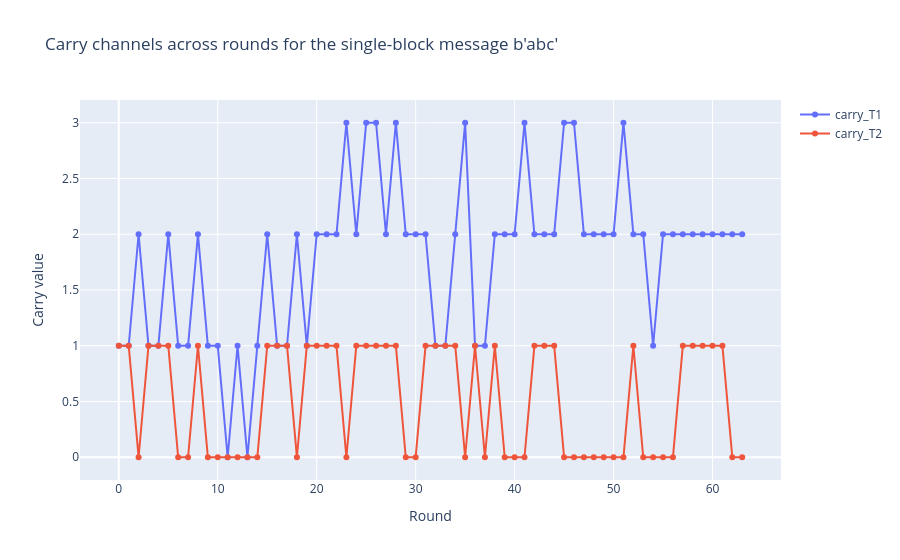

Notebook cell for this chart:
### Code cell
fig_round_channels = go.Figure()
fig_round_channels.add_trace(go.Scatter(
    x=trace_abc["round"], y=trace_abc["carry_T1"], mode="lines+markers", name="carry_T1"
))
fig_round_channels.add_trace(go.Scatter(
    x=trace_abc["round"], y=trace_abc["carry_T2"], mode="lines+markers", name="carry_T2"
))
fig_round_channels.update_layout(
    title="Carry channels across rounds for the single-block message b'abc'",
    xaxis_title="Round",
    yaxis_title="Carry value"
)
fig_round_channels.show()
maybe_save_fig(fig_round_channels, "fig_round_channels_abc.html")

### Figure 1 — Plotly figure (JSON) as saved in the notebook; plotly's stock layout.template omitted (floating-point values rounded to 4 significant figures)
{"data": [{"mode": "lines+markers", "name": "carry_T1", "type": "scatter", "x": [0, 1, 2, 3, 4, 5, 6, 7, 8, 9, 10, 11, 12, 13, 14, 15, 16, 17, 18, 19, 20, 21, 22, 23, 24, 25, 26, 27, 28, 29, 30, 31, 32, 33, 34, 35, 36, 37, 38, 39, 40, 41, 42, 43, 44, 45, 46, 47, 48, 49, 50, 51, 52, 53, 54, 55, 56, 57, 58, 59, 60, 61, 62, 63], "y": [1, 1, 2, 1, 1, 2, 1, 1, 2, 1, 1, 0, 1, 0, 1, 2, 1, 1, 2, 1, 2, 2, 2, 3, 2, 3, 3, 2, 3, 2, 2, 2, 1, 1, 2, 3, 1, 1, 2, 2, 2, 3, 2, 2, 2, 3, 3, 2, 2, 2, 2, 3, 2, 2, 1, 2, 2, 2, 2, 2, 2, 2, 2, 2]}, {"mode": "lines+markers", "name": "carry_T2", "type": "scatter", "x": [0, 1, 2, 3, 4, 5, 6, 7, 8, 9, 10, 11, 12, 13, 14, 15, 16, 17, 18, 19, 20, 21, 22, 23, 24, 25, 26, 27, 28, 29, 30, 31, 32, 33, 34, 35, 36, 37, 38, 39, 40, 41, 42, 43, 44, 45, 46, 47, 48, 49, 50, 51, 52, 53, 54, 55, 56, 57, 58, 59, 60, 61, 62, 63], "y": [1, 1, 0, 1, 1, 1, 0, 0, 1, 0, 0, 0, 0, 0, 0, 1, 1, 1, 0, 1, 1, 1, 1, 0, 1, 1, 1, 1, 1, 0, 0, 1, 1, 1, 1, 0, 1, 0, 1, 0, 0, 0, 1, 1, 1, 0, 0, 0, 0, 0, 0, 0, 1, 0, 0, 0, 0, 1, 1, 1, 1, 1, 0, 0]}], "layout": {"title": {"text": "Carry channels across rounds for the single-block message b'abc'"}, "xaxis": {"title": {"text": "Round"}}, "yaxis": {"title": {"text": "Carry value"}}}}
